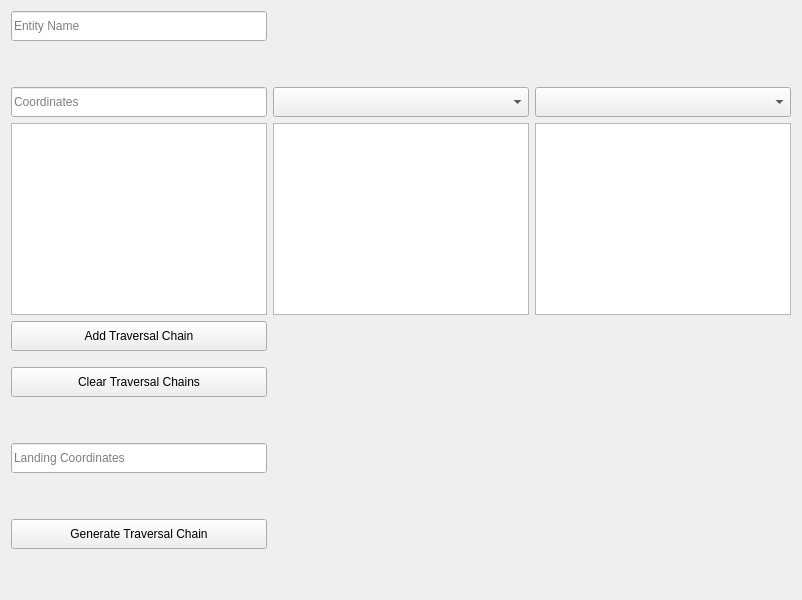
            <widget class="QWidget" name="tab_4">
             <attribute name="title">
              <string>Arachnotron</string>
             </attribute>
             <layout class="QVBoxLayout" name="verticalLayout_4" stretch="0,0">
              <item>
               <layout class="QGridLayout" name="gridLayout_8">
                <property name="sizeConstraint">
                 <enum>QLayout::SetMaximumSize</enum>
                </property>
                <item row="7" column="0" colspan="3">
                 <spacer name="verticalSpacer_13">
                  <property name="orientation">
                   <enum>Qt::Vertical</enum>
                  </property>
                  <property name="sizeType">
                   <enum>QSizePolicy::Maximum</enum>
                  </property>
                  <property name="sizeHint" stdset="0">
                   <size>
                    <width>20</width>
                    <height>40</height>
                   </size>
                  </property>
                 </spacer>
                </item>
                <item row="2" column="2">
                 <widget class="QComboBox" name="comboBox_idleAnimsArachnotron">
                  <property name="sizePolicy">
                   <sizepolicy hsizetype="Preferred" vsizetype="Preferred">
                    <horstretch>0</horstretch>
                    <verstretch>0</verstretch>
                   </sizepolicy>
                  </property>
                  <property name="minimumSize">
                   <size>
                    <width>0</width>
                    <height>30</height>
                   </size>
                  </property>
                 </widget>
                </item>
                <item row="9" column="0" colspan="3">
                 <spacer name="verticalSpacer_15">
                  <property name="orientation">
                   <enum>Qt::Vertical</enum>
                  </property>
                  <property name="sizeType">
                   <enum>QSizePolicy::Preferred</enum>
                  </property>
                  <property name="sizeHint" stdset="0">
                   <size>
                    <width>20</width>
                    <height>40</height>
                   </size>
                  </property>
                 </spacer>
                </item>
                <item row="2" column="1">
                 <widget class="QComboBox" name="comboBox_linkAnimsArachnotron">
                  <property name="sizePolicy">
                   <sizepolicy hsizetype="Preferred" vsizetype="Preferred">
                    <horstretch>0</horstretch>
                    <verstretch>0</verstretch>
                   </sizepolicy>
                  </property>
                  <property name="minimumSize">
                   <size>
                    <width>0</width>
                    <height>30</height>
                   </size>
                  </property>
                  <property name="maxVisibleItems">
                   <number>20</number>
                  </property>
                 </widget>
                </item>
                <item row="3" column="0">
                 <widget class="QListWidget" name="listWidget_hangCoordsArachnotron">
                  <property name="sizePolicy">
                   <sizepolicy hsizetype="Expanding" vsizetype="MinimumExpanding">
                    <horstretch>0</horstretch>
                    <verstretch>0</verstretch>
                   </sizepolicy>
                  </property>
                  <property name="minimumSize">
                   <size>
                    <width>0</width>
                    <height>100</height>
                   </size>
                  </property>
                 </widget>
                </item>
                <item row="10" column="0">
                 <widget class="QPushButton" name="pushButtonForTesting">
                  <property name="sizePolicy">
                   <sizepolicy hsizetype="Minimum" vsizetype="Preferred">
                    <horstretch>0</horstretch>
                    <verstretch>0</verstretch>
                   </sizepolicy>
                  </property>
                  <property name="minimumSize">
                   <size>
                    <width>0</width>
                    <height>30</height>
                   </size>
                  </property>
                  <property name="text">
                   <string>Generate Traversal Chain</string>
                  </property>
                 </widget>
                </item>
                <item row="6" column="0">
                 <widget class="QPushButton" name="pushButton_clearHangArachnotron">
                  <property name="sizePolicy">
                   <sizepolicy hsizetype="Minimum" vsizetype="Preferred">
                    <horstretch>0</horstretch>
                    <verstretch>0</verstretch>
                   </sizepolicy>
                  </property>
                  <property name="minimumSize">
                   <size>
                    <width>0</width>
                    <height>30</height>
                   </size>
                  </property>
                  <property name="text">
                   <string>Clear Traversal Chains</string>
                  </property>
                 </widget>
                </item>
                <item row="2" column="0">
                 <widget class="QLineEdit" name="inputCoordsHangArachnotron">
                  <property name="sizePolicy">
                   <sizepolicy hsizetype="Expanding" vsizetype="Preferred">
                    <horstretch>0</horstretch>
                    <verstretch>0</verstretch>
                   </sizepolicy>
                  </property>
                  <property name="minimumSize">
                   <size>
                    <width>0</width>
                    <height>30</height>
                   </size>
                  </property>
                  <property name="placeholderText">
                   <string>Coordinates</string>
                  </property>
                 </widget>
                </item>
                <item row="4" column="0">
                 <widget class="QPushButton" name="pushButton_addChain">
                  <property name="sizePolicy">
                   <sizepolicy hsizetype="Minimum" vsizetype="Preferred">
                    <horstretch>0</horstretch>
                    <verstretch>0</verstretch>
                   </sizepolicy>
                  </property>
                  <property name="minimumSize">
                   <size>
                    <width>0</width>
                    <height>30</height>
                   </size>
                  </property>
                  <property name="text">
                   <string>Add Traversal Chain</string>
                  </property>
                 </widget>
                </item>
                <item row="3" column="1">
                 <widget class="QListWidget" name="listWidget_hangLinkArachnotron"/>
                </item>
                <item row="8" column="0">
                 <widget class="QLineEdit" name="inputCoordsLandArachnotron">
                  <property name="sizePolicy">
                   <sizepolicy hsizetype="Expanding" vsizetype="Preferred">
                    <horstretch>0</horstretch>
                    <verstretch>0</verstretch>
                   </sizepolicy>
                  </property>
                  <property name="minimumSize">
                   <size>
                    <width>0</width>
                    <height>30</height>
                   </size>
                  </property>
                  <property name="placeholderText">
                   <string>Landing Coordinates</string>
                  </property>
                 </widget>
                </item>
                <item row="0" column="0">
                 <widget class="QLineEdit" name="inputEntityNameHangArachnotron">
                  <property name="sizePolicy">
                   <sizepolicy hsizetype="Expanding" vsizetype="Preferred">
                    <horstretch>0</horstretch>
                    <verstretch>0</verstretch>
                   </sizepolicy>
                  </property>
                  <property name="minimumSize">
                   <size>
                    <width>0</width>
                    <height>30</height>
                   </size>
                  </property>
                  <property name="placeholderText">
                   <string>Entity Name</string>
                  </property>
                 </widget>
                </item>
                <item row="3" column="2">
                 <widget class="QListWidget" name="listWidget_hangIdleArachnotron"/>
                </item>
                <item row="1" column="1">
                 <spacer name="verticalSpacer_14">
                  <property name="orientation">
                   <enum>Qt::Vertical</enum>
                  </property>
                  <property name="sizeType">
                   <enum>QSizePolicy::Maximum</enum>
                  </property>
                  <property name="sizeHint" stdset="0">
                   <size>
                    <width>20</width>
                    <height>40</height>
                   </size>
                  </property>
                 </spacer>
                </item>
                <item row="5" column="0">
                 <spacer name="verticalSpacer_16">
                  <property name="orientation">
                   <enum>Qt::Vertical</enum>
                  </property>
                  <property name="sizeType">
                   <enum>QSizePolicy::Maximum</enum>
                  </property>
                  <property name="sizeHint" stdset="0">
                   <size>
                    <width>20</width>
                    <height>10</height>
                   </size>
                  </property>
                 </spacer>
                </item>
               </layout>
              </item>
              <item>
               <spacer name="verticalSpacer_5">
                <property name="orientation">
                 <enum>Qt::Vertical</enum>
                </property>
                <property name="sizeType">
                 <enum>QSizePolicy::Preferred</enum>
                </property>
                <property name="sizeHint" stdset="0">
                 <size>
                  <width>20</width>
                  <height>40</height>
                 </size>
                </property>
               </spacer>
              </item>
             </layout>
            </widget>
